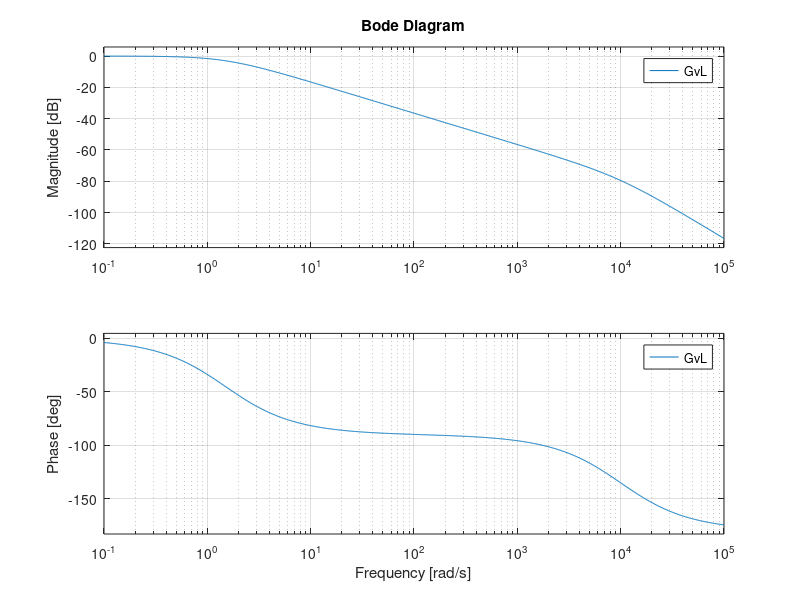
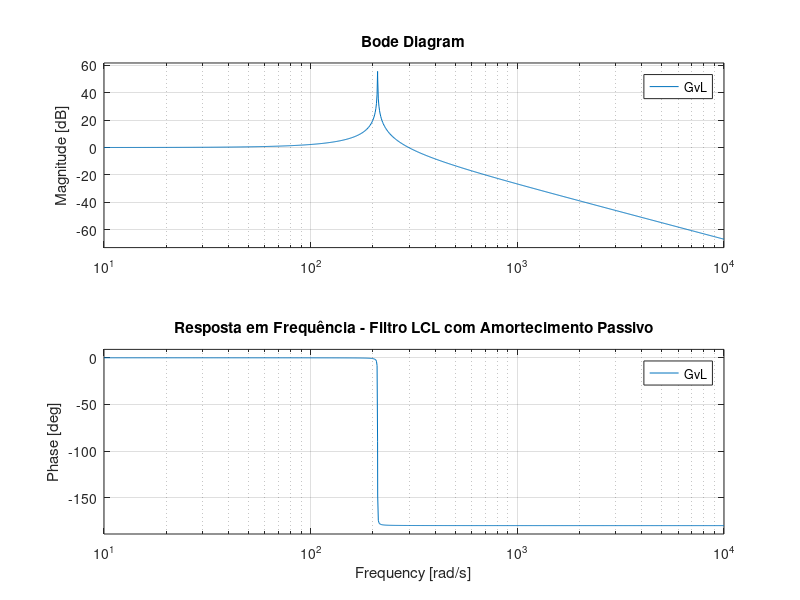

MATLAB code for these plots, in order:

% Script MATLAB para filtro LCL passivamente amortecido
% LCL com elemento resisitivo alocado em paralelo com o capacitor de
% filtragem

L1 = 0.001;
Lc = 0.0005;
L2 = 0.001;
Rf = 0.1;
Rd = 10;
Cf = 1e-05;

omega_d = sqrt((L1 + Lc)/(L2 * Rd * Cf));
z_d = 1/(2 * omega_d * Rd * Cf);

num = [omega_d^2];
den = [1, 2*z_d*omega_d, omega_d^2];
GvL = tf(num, den);
bode(GvL);
grid on;


% Parâmetros fornecidos
Le = 0.52e-3;   % Indutância equivalente (H)
Cf = 3.9e-6;    % Capacitância do filtro (F)
Vuf = 220;      % Tensão aplicada (V)

% Cálculo da resistência de amortecimento Rd
Rd = 0.5 * sqrt(Le / Cf);

% Corrente através do resistor
Ird = Vuf / Rd;

% Potência dissipada no resistor
Prd = Vuf^2 / Rd;

% Exibir resultados
fprintf('Rd = %.2f Ohms\\n', Rd);
fprintf('Ird = %.2f A\\n', Ird);
fprintf('Prd = %.2f kW\\n', Prd / 1000);

% Função de transferência para análise de Bode
s = tf('s');
GvL = (Rd * Cf * s^2 + (1 + Rd/Rd) * Cf * s + 1)^(-1);  % Simplificação da equação (5.50)

% Plot da resposta em frequência
figure;
bode(GvL);
grid on;
title('Resposta em Frequência - Filtro LCL com Amortecimento Passivo');


%% 

% Script MATLAB para filtro LCL passivamente amortecido
% LCL com elemento resisitivo alocado em paralelo com o capacitor de
% filtragem
